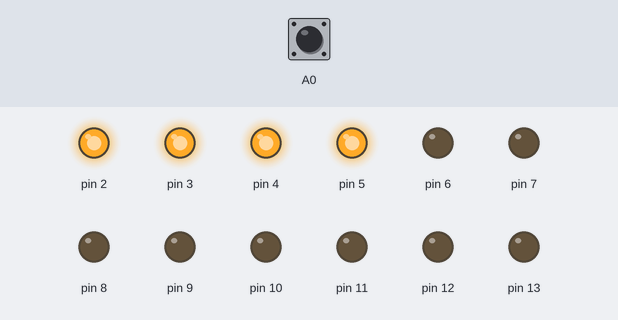
The sketch below on a simulated Arduino Uno, built with avr-gcc and run on an emulated ATmega328P. On the bench: output pins drawn as LEDs (lit = HIGH). Inputs (shaded band) come from the test bench; at power-on: A0 HIGH. EEPROM starts erased; what the sketch prints to the serial monitor is not drawn.

Above: at 0.1 s.
Timing chart, 0 to 1.6 s (numbered marks = the images above):
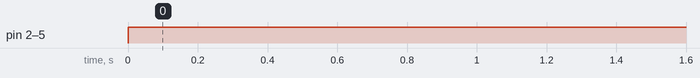

The sketch:

16_array_list.ino
```cpp
#include <stdio.h>
#include <stdlib.h>
#include <EEPROM.h>
#include <Wire.h>
#include <BH1750.h>

#define TRUE  1
#define FALSE 0
#define LED_NUM 12

//데어터 저장공간
typedef struct _Lifetime
{
  int index;
  short timeData;
} Data;

typedef Data* LData;

/*---------------------------------------------------------*/

//리스트 구현

typedef struct __ArrayList
{
  LData arr[LED_NUM];
  int numOfData;
  int curPosition;
} ArrayList;

typedef ArrayList List;

void ListInit(List* plist)
{
  (plist->numOfData) = 0;
  (plist->curPosition) = -1;
}

void LInsert(List* plist, LData data)
{
  if (plist->numOfData >= LED_NUM)
  {
    return;
  }
  plist->arr[plist->numOfData] = data;
  (plist->numOfData)++;
}

int LFirst(List* plist, LData* pdata)
{
  if (plist->numOfData == 0)
    return FALSE;

  (plist->curPosition) = 0;
  *pdata = plist->arr[0];
  return TRUE;
}

int LNext(List* plist, LData* pdata)
{
  if (plist->curPosition >= (plist->numOfData) - 1)
    return FALSE;

  (plist->curPosition)++;
  *pdata = plist->arr[plist->curPosition];
  return TRUE;
}

//데이터 정렬
void LBubble(List* plist)
{
  Data* comp;

  for (int i = 0; i < LED_NUM; i++)
  {
    for (int j = 0; j < LED_NUM - 1; j++)
    {
      if (plist->arr[i]->timeData < plist->arr[j]->timeData)
      {
        comp = plist->arr[i];
        plist->arr[i] = plist->arr[j];
        plist->arr[j] = comp;
      }
    }
  }
}

/*---------------------------------------------------------*/
//구조체 접근 함수

//데이터 초가화
void SetTimeData(Data* plife, int rindex, short rtimeData)
{
  plife->index = rindex;
  plife->timeData = rtimeData;
}

//데이터 증가
void countTimeData(Data* plife)
{
  plife->timeData++;
}

//LED 출력
void outTimeData(List* plist, int ledStep)
{
  for (int i = 0; i < ledStep; i++)
  {
    digitalWrite(plist->arr[i]->index, HIGH);
    countTimeData(plist->arr[i]);
  }

  for (int i = ledStep; i < LED_NUM; i++)
  {
    digitalWrite(plist->arr[i]->index, LOW);
  }
}
/*---------------------------------------------------------*/
//EEPROM

typedef struct For_divide_struct
{
  byte front;
  byte back;
} SBox;

typedef union For_divide_union
{
  short timedata;
  SBox box;
} BBox;

void EEP_load(List* plist)
{
  BBox load;
  Data* plife;

  if (LFirst(plist, &plife))
  {
    load.box.front = EEPROM.read(plist->curPosition * 2);
    load.box.back = EEPROM.read((plist->curPosition * 2) + 1);
    plist->arr[plist->curPosition]->timeData = load.timedata;

    while (LNext(plist, &plife))
    {
      load.box.front = EEPROM.read(plist->curPosition * 2);
      load.box.back = EEPROM.read((plist->curPosition * 2) + 1);
      plist->arr[plist->curPosition]->timeData = load.timedata;

    }
  }
}

void EEP_store(List * plist)
{
  BBox save;
  Data* plife;

  if (LFirst(plist, &plife))
  {
    save.timedata = plist->arr[plist->curPosition]->timeData;
    EEPROM.write((plist->curPosition * 2), save.box.front);
    EEPROM.write(((plist->curPosition * 2) + 1), save.box.back);

    while (LNext(plist, &plife))
    {
      save.timedata = plist->arr[plist->curPosition]->timeData;
      EEPROM.write((plist->curPosition * 2), save.box.front);
      EEPROM.write(((plist->curPosition * 2) + 1), save.box.back);

    }
  }
}

void EEP_reset(List * plist)
{
  int min, max;
  BBox save;

  save.box.front = EEPROM.read(0);
  save.box.back  = EEPROM.read(1);

  max = save.timedata;
  min = save.timedata;

  for (int i = 0; i < LED_NUM; i ++)
  {
    save.box.front = EEPROM.read(i * 2);
    save.box.back  = EEPROM.read((i * 2) + 1);

    if (save.timedata > max)
      max = save.timedata;
    if (save.timedata < min)
      min =  save.timedata;
  }

  if (max > 300 && (max - min) < (max / 5) )
  {
    EEP_delete();
    EEP_load(plist);
  }
  else if (max == 60000)
  {
    EEP_delete();
    EEP_load(plist);
  }
}

////EEPROM 초기화
void EEP_delete(void)
{
  for (int i = 0 ; i < LED_NUM ; i++) {
    EEPROM.write(i * 2, i);
  }
  for (int i = 1; i < (LED_NUM * 2); i += 2)
  {
    EEPROM.write(i, 0);
  }
}

/*---------------------------------------------------------*/
List list;
Data* plife;
BH1750 lightMeter;

void setup()
{
  for (int i = 0; i < LED_NUM; i++)
  {
    pinMode(i + 2, OUTPUT);
  }

  ListInit(&list);

  for (int i = 0; i < LED_NUM; i++)
  {
    plife = (Data*)malloc(sizeof(Data));
    SetTimeData(plife, i + 2, i);
    LInsert(&list, plife);
  }

  if (EEPROM.read(0))
  {
    EEP_load(&list);
  }

  LBubble(&list);

  Wire.begin();
  lightMeter.begin(0x23);

  pinMode(A0, INPUT_PULLUP);
  Serial.begin(9600);
}

void loop()
{
  int sw = digitalRead(A0);
  //uint16_t cdsValue = lightMeter.readLightLevel();
  uint16_t cdsValue  = 2500;

  if      (cdsValue >= 0 && cdsValue < 300)      outTimeData(&list, 12);
  else if (cdsValue >= 300 && cdsValue < 600 )    outTimeData(&list, 11);
  else if (cdsValue >= 600 && cdsValue < 900)   outTimeData(&list, 10);
  else if (cdsValue >= 900 && cdsValue < 1200)   outTimeData(&list, 9);
  else if (cdsValue >= 1200 && cdsValue < 1500)   outTimeData(&list, 8);
  else if (cdsValue >= 1500 && cdsValue < 1800)   outTimeData(&list, 7);
  else if (cdsValue >= 1800 && cdsValue < 2100)   outTimeData(&list, 6);
  else if (cdsValue >= 2100 && cdsValue < 2400)   outTimeData(&list, 5);
  else if (cdsValue >= 2400 && cdsValue < 2700)   outTimeData(&list, 4);
  else if (cdsValue >= 2700 && cdsValue < 3000)   outTimeData(&list, 3);
  else if (cdsValue >= 3000 && cdsValue < 3300)   outTimeData(&list, 2);
  else outTimeData(&list, 1);

  EEP_store(&list);
  EEP_reset(&list);

  if (sw == 0)
  {
    EEP_delete();
    EEP_load(&list);
  }
  /*---------------------------------------------------------*/

  //Serial.println(cdsValue);

//  if (LFirst(&list, &plife))
//  {
//    Serial.println(plife->index);
//    Serial.println(plife->timeData);
//    Serial.println("");
//
//    while (LNext(&list, &plife))
//    {
//      Serial.println(plife->index);
//      Serial.println(plife->timeData);
//      Serial.println("");
//    }
//  }

    for (int i = 0; i < LED_NUM; i++)
    {
      Serial.println(EEPROM.read(i * 2));
    }

  Serial.println("");
  delay(500);
}
```

Measured:
- by itself, pin 2–5: LOW → HIGH at 0.00 s
